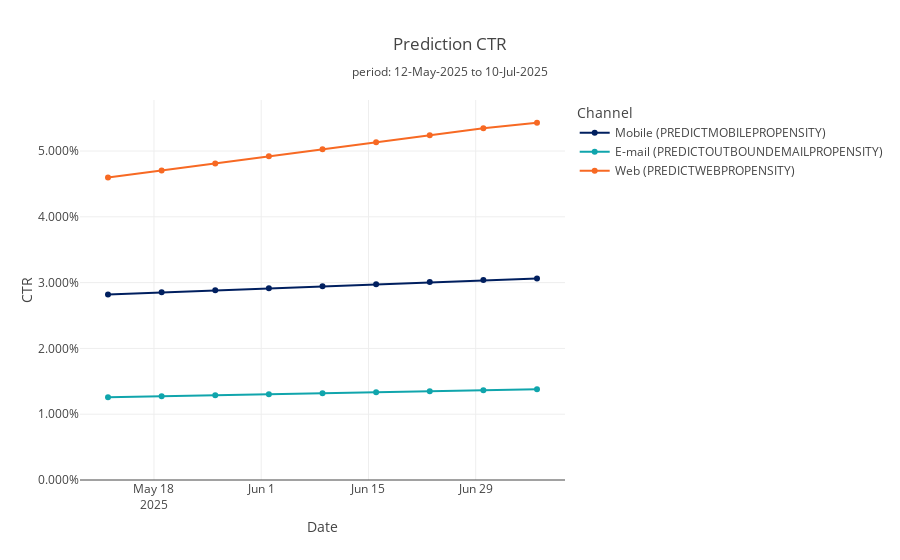

The notebook cell saved with this chart:
### Code cell
prediction.plot.ctr_trend("1w", facetting=False)

### Figure 1 — Plotly figure (JSON) as saved in the notebook; plotly's stock layout.template omitted (floating-point values rounded to 4 significant figures)
{"data": [{"customdata": [["7 days", 3658.0, 126000, 5303.0, 126000, 0.04039, 2520, 126000, 0.01961, 3150, 126000, 0.02439], ["7 days", 3699.0, 126000, 5428.0, 126000, 0.0413, 2520, 126000, 0.01961, 3150, 126000, 0.02439], ["7 days", 3741.0, 126000, 5553.0, 126000, 0.04221, 2520, 126000, 0.01961, 3150, 126000, 0.02439], ["7 days", 3782.0, 126000, 5677.0, 126000, 0.04311, 2520, 126000, 0.01961, 3150, 126000, 0.02439], ["7 days", 3824.0, 126000, 5802.0, 126000, 0.04402, 2520, 126000, 0.01961, 3150, 126000, 0.02439], ["7 days", 3865.0, 126000, 5926.0, 126000, 0.04492, 2520, 126000, 0.01961, 3150, 126000, 0.02439], ["7 days", 3907.0, 126000, 6051.0, 126000, 0.04582, 2520, 126000, 0.01961, 3150, 126000, 0.02439], ["7 days", 3948.0, 126000, 6175.0, 126000, 0.04672, 2520, 126000, 0.01961, 3150, 126000, 0.02439], ["4 days", 2275.0, 72000, 3585.0, 72000, 0.04743, 1440, 72000, 0.01961, 1800, 72000, 0.02439]], "hovertemplate": "Prediction=Mobile (PREDICTMOBILEPROPENSITY)<br>Date=%{x}<br>CTR=%{y}<br>Period=%{customdata[0]}<br>Positives=%{customdata[1]}<br>Negatives=%{customdata[2]}<br>Positives_Test=%{customdata[3]}<br>Negatives_Test=%{customdata[4]}<br>CTR_Test=%{customdata[5]:.3%}<br>Positives_Control=%{customdata[6]}<br>Negatives_Control=%{customdata[7]}<br>CTR_Control=%{customdata[8]:.3%}<br>Positives_NBA=%{customdata[9]}<br>Negatives_NBA=%{customdata[10]}<br>CTR_NBA=%{customdata[11]:.3%}<extra></extra>", "legendgroup": "Mobile (PREDICTMOBILEPROPENSITY)", "line": {"color": "#001F5F", "dash": "solid"}, "marker": {"symbol": "circle"}, "mode": "lines+markers", "name": "Mobile (PREDICTMOBILEPROPENSITY)", "orientation": "v", "showlegend": true, "type": "scatter", "x": ["2025-05-12", "2025-05-19", "2025-05-26", "2025-06-02", "2025-06-09", "2025-06-16", "2025-06-23", "2025-06-30", "2025-07-07"], "xaxis": "x", "y": [0.02821, 0.02852, 0.02883, 0.02914, 0.02945, 0.02976, 0.03007, 0.03038, 0.03063], "yaxis": "y"}, {"customdata": [["7 days", 2674.0, 210000, 3403.0, 210000, 0.01595, 2100, 210000, 0.009901, 2520, 210000, 0.01186], ["7 days", 2707.0, 210000, 3502.0, 210000, 0.0164, 2100, 210000, 0.009901, 2520, 210000, 0.01186], ["7 days", 2741.0, 210000, 3602.0, 210000, 0.01686, 2100, 210000, 0.009901, 2520, 210000, 0.01186], ["7 days", 2774.0, 210000, 3702.0, 210000, 0.01732, 2100, 210000, 0.009901, 2520, 210000, 0.01186], ["7 days", 2807.0, 210000, 3801.0, 210000, 0.01778, 2100, 210000, 0.009901, 2520, 210000, 0.01186], ["7 days", 2840.0, 210000, 3901.0, 210000, 0.01824, 2100, 210000, 0.009901, 2520, 210000, 0.01186], ["7 days", 2874.0, 210000, 4001.0, 210000, 0.01869, 2100, 210000, 0.009901, 2520, 210000, 0.01186], ["7 days", 2907.0, 210000, 4100.0, 210000, 0.01915, 2100, 210000, 0.009901, 2520, 210000, 0.01186], ["4 days", 1676.0, 120000, 2388.0, 120000, 0.01951, 1200, 120000, 0.009901, 1440, 120000, 0.01186]], "hovertemplate": "Prediction=E-mail (PREDICTOUTBOUNDEMAILPROPENSITY)<br>Date=%{x}<br>CTR=%{y}<br>Period=%{customdata[0]}<br>Positives=%{customdata[1]}<br>Negatives=%{customdata[2]}<br>Positives_Test=%{customdata[3]}<br>Negatives_Test=%{customdata[4]}<br>CTR_Test=%{customdata[5]:.3%}<br>Positives_Control=%{customdata[6]}<br>Negatives_Control=%{customdata[7]}<br>CTR_Control=%{customdata[8]:.3%}<br>Positives_NBA=%{customdata[9]}<br>Negatives_NBA=%{customdata[10]}<br>CTR_NBA=%{customdata[11]:.3%}<extra></extra>", "legendgroup": "E-mail (PREDICTOUTBOUNDEMAILPROPENSITY)", "line": {"color": "#10A5AC", "dash": "solid"}, "marker": {"symbol": "circle"}, "mode": "lines+markers", "name": "E-mail (PREDICTOUTBOUNDEMAILPROPENSITY)", "orientation": "v", "showlegend": true, "type": "scatter", "x": ["2025-05-12", "2025-05-19", "2025-05-26", "2025-06-02", "2025-06-09", "2025-06-16", "2025-06-23", "2025-06-30", "2025-07-07"], "xaxis": "x", "y": [0.01257, 0.01273, 0.01288, 0.01304, 0.01319, 0.01334, 0.0135, 0.01365, 0.01377], "yaxis": "y"}, {"customdata": [["7 days", 40470.0, 840000, 60080.0, 840000, 0.06675, 29400, 840000, 0.03382, 31920, 840000, 0.03661], ["7 days", 41460.0, 840000, 63070.0, 840000, 0.06984, 29400, 840000, 0.03382, 31920, 840000, 0.03661], ["7 days", 42460.0, 840000, 66060.0, 840000, 0.07291, 29400, 840000, 0.03382, 31920, 840000, 0.03661], ["7 days", 43460.0, 840000, 69050.0, 840000, 0.07596, 29400, 840000, 0.03382, 31920, 840000, 0.03661], ["7 days", 44450.0, 840000, 72040.0, 840000, 0.07899, 29400, 840000, 0.03382, 31920, 840000, 0.03661], ["7 days", 45450.0, 840000, 75030.0, 840000, 0.082, 29400, 840000, 0.03382, 31920, 840000, 0.03661], ["7 days", 46450.0, 840000, 78020.0, 840000, 0.08499, 29400, 840000, 0.03382, 31920, 840000, 0.03661], ["7 days", 47440.0, 840000, 81010.0, 840000, 0.08796, 29400, 840000, 0.03382, 31920, 840000, 0.03661], ["4 days", 27560.0, 480000, 47630.0, 480000, 0.09028, 16800, 480000, 0.03382, 18240, 480000, 0.03661]], "hovertemplate": "Prediction=Web (PREDICTWEBPROPENSITY)<br>Date=%{x}<br>CTR=%{y}<br>Period=%{customdata[0]}<br>Positives=%{customdata[1]}<br>Negatives=%{customdata[2]}<br>Positives_Test=%{customdata[3]}<br>Negatives_Test=%{customdata[4]}<br>CTR_Test=%{customdata[5]:.3%}<br>Positives_Control=%{customdata[6]}<br>Negatives_Control=%{customdata[7]}<br>CTR_Control=%{customdata[8]:.3%}<br>Positives_NBA=%{customdata[9]}<br>Negatives_NBA=%{customdata[10]}<br>CTR_NBA=%{customdata[11]:.3%}<extra></extra>", "legendgroup": "Web (PREDICTWEBPROPENSITY)", "line": {"color": "#F76923", "dash": "solid"}, "marker": {"symbol": "circle"}, "mode": "lines+markers", "name": "Web (PREDICTWEBPROPENSITY)", "orientation": "v", "showlegend": true, "type": "scatter", "x": ["2025-05-12", "2025-05-19", "2025-05-26", "2025-06-02", "2025-06-09", "2025-06-16", "2025-06-23", "2025-06-30", "2025-07-07"], "xaxis": "x", "y": [0.04596, 0.04704, 0.04812, 0.04919, 0.05026, 0.05133, 0.0524, 0.05346, 0.0543], "yaxis": "y"}], "layout": {"legend": {"title": {"text": "Channel"}, "tracegroupgap": 0}, "title": {"text": "Prediction CTR<br><sub>period: 12-May-2025 to 10-Jul-2025</sub>"}, "xaxis": {"anchor": "y", "domain": [0, 1], "title": {"text": "Date"}}, "yaxis": {"anchor": "x", "domain": [0, 1], "rangemode": "tozero", "tickformat": ",.3%", "title": {"text": "CTR"}}}}
